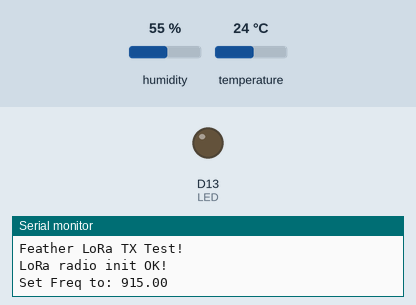
Simulated run of this sketch. Board: Arduino MKR. Shown: output pins drawn as LEDs (lit = HIGH), the last lines printed to the serial monitor. The test bench sets the inputs (shaded band); at power-on: humidity 55 %, temperature 24 °C. No radio packets arrive unless stated; pins used as bus, display or sensor lines are not drawn.

Above: at 1.7 s.
At 3.6 s:
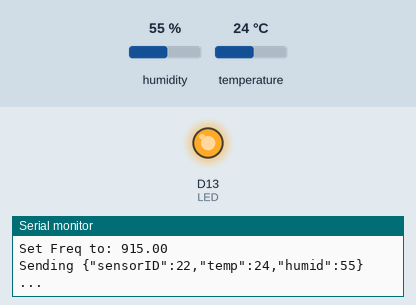
Timing chart, 0 to 9.0 s (numbered marks = the images above):
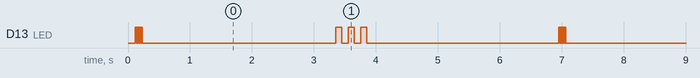

Measured:
- by itself, D13 (LED): repeats every 6.8 s: 5 × (LOW 0.01 s, HIGH 0.01 s), LOW 3.1 s, 2 × (HIGH 0.10 s, LOW 0.10 s), HIGH 0.10 s, LOW 3.1 s, HIGH 0.01 s
- by itself, everything shown: repeats every 6.8 s, in 4 steps

The sketch:

featherm0_am2315_lora_watchdog_10min.ino
```cpp
#include <SPI.h>
#include <Wire.h>
#include "ArduinoLowPower.h"
#include <RH_RF95.h> https://learn.adafruit.com/adafruit-rfm69hcw-and-rfm96-rfm95-rfm98-lora-packet-padio-breakouts/rfm9x-test
#include <Adafruit_AM2315.h> //https://learn.adafruit.com/am2315-encased-i2c-temperature-humidity-sensor/arduino-code
#include <ArduinoJson.h> //https://arduinojson.org/v6/doc/installation/
#include <Adafruit_SleepyDog.h>


#define watchdog_interval 16000 // milliseconds
#define wake_number_max 5

#define sleeptime 3000

volatile bool alarmFlag = false; // Start awake

Adafruit_AM2315 am2315;

// for feather m0
#define RFM95_CS 8
#define RFM95_RST 4
#define RFM95_INT 3

// Change to 434.0 or other frequency, must match RX's freq!
#define RF95_FREQ 915.0

// Singleton instance of the radio driver
RH_RF95 rf95(RFM95_CS, RFM95_INT);

#define LED 13

#define sensorID 22


void setup()
{

//int countdownMS = Watchdog.enable(watchdog_interval); // max 16 seconds, try 10


   if (! am2315.begin()) {
     Serial.println("Sensor not found, check wiring & pullups!");
     while (1);
  }

  Serial.println("startup good!");

  pinMode(LED, OUTPUT);

  pinMode(RFM95_RST, OUTPUT);
  digitalWrite(RFM95_RST, HIGH);

  Serial.begin(9600);
  /*while (!Serial) {
    delay(1);
  }
  */

  delay(100);

  Serial.println("Feather LoRa TX Test!");

  // manual reset
  digitalWrite(RFM95_RST, LOW);
  delay(10);
  digitalWrite(RFM95_RST, HIGH);
  delay(10);

  while (!rf95.init()) {
    Serial.println("LoRa radio init failed");
    Serial.println("Uncomment '#define SERIAL_DEBUG' in RH_RF95.cpp for detailed debug info");
    while (1);
  }
  Serial.println("LoRa radio init OK!");

  // Defaults after init are 434.0MHz, modulation GFSK_Rb250Fd250, +13dbM
  if (!rf95.setFrequency(RF95_FREQ)) {
    Serial.println("setFrequency failed");
    while (1);
  }
  Serial.print("Set Freq to: "); Serial.println(RF95_FREQ);

  // Defaults after init are 434.0MHz, 13dBm, Bw = 125 kHz, Cr = 4/5, Sf = 128chips/symbol, CRC on

  // The default transmitter power is 13dBm, using PA_BOOST.
  // If you are using RFM95/96/97/98 modules which uses the PA_BOOST transmitter pin, then


}

int16_t packetnum = 0;  // packet counter, we increment per xmission

int wake_counter = 0;

void loop()
{

        Watchdog.reset();

  digitalWrite(LED, HIGH);
delay(10);
digitalWrite(LED, LOW);
delay(10);

    wake_counter=wake_counter+1;

    if (wake_counter > wake_number_max) {
    wake_counter=0;

float temperature, humidity;

  delay(2000);
  if (! am2315.readTemperatureAndHumidity(&temperature, &humidity)) {
    Serial.println("Failed to read data from AM2315");
    return;
  }

  delay(1000); // Wait 1 second between transmits, could also 'sleep' here!

StaticJsonDocument<1024> doc;

   doc["sensorID"]=sensorID;
   doc["temp"]=temperature;
   doc["humid"]=humidity;

  char radiopacket[60];
  serializeJson(doc, radiopacket);

  //itoa(packetnum++, radiopacket+13, 10);
  Serial.print("Sending "); Serial.print(radiopacket); Serial.print(" ...");
  delay(10);

  rf95.send((uint8_t *)radiopacket, 60);
  rf95.waitPacketSent();
  for (int j=0;j<3;j++) {
    digitalWrite(LED, HIGH);
delay(100);
digitalWrite(LED, LOW);
delay(100);
  }


    rf95.sleep();
    LowPower.sleep(sleeptime);

}

}

void dummy() {
  // This function will be called once on device wakeup
  // You can do some little operations here (like changing variables which will be used in the loop)
  // Remember to avoid calling delay() and long running functions since this functions executes in interrupt context
}
```
